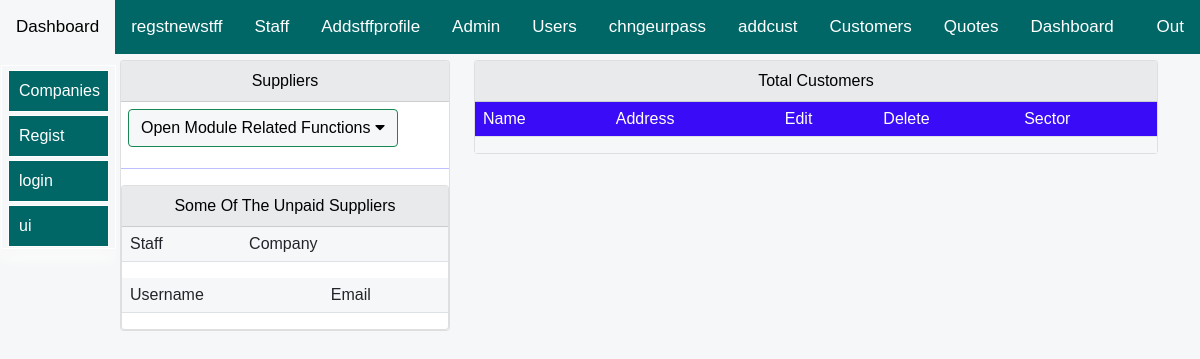
The page /allifmaal-erp/subscriptions/Employees/Staff/List/company-of-sub1-sadi-21c3512b1969/ (signed in) on the database as committed earlier.
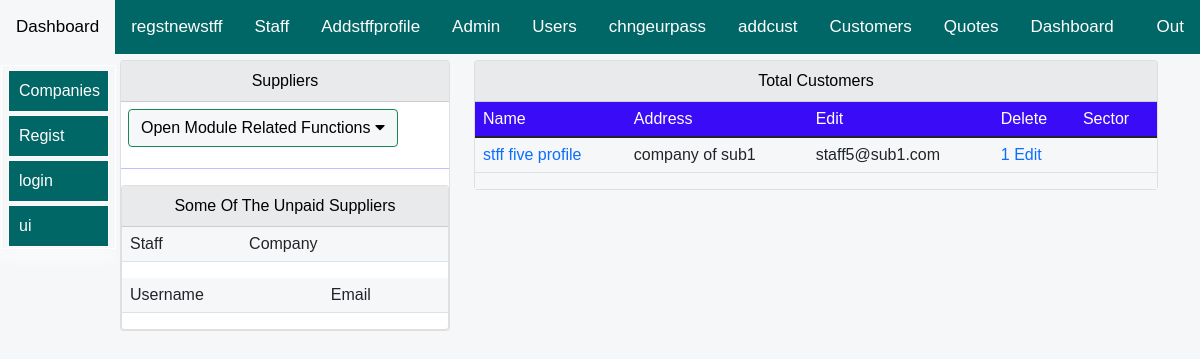
The same page on the database as committed later.
### allifapp/models.py (models this page shows, shortened)
class EmployeesModel(models.Model):
    rights= [
		('admin', 'admin'),
		('staff', 'staff'),
        ('owner', 'owner'),
        ('guest', 'guest'),
        ('manager', 'manager'),
        ('director', 'director'),
	]
    staffNo = models.IntegerField(default='0',blank=False,null=False,unique=True)
    firstName = models.CharField(max_length=50,blank=False,null=True)
    lastName = models.CharField(max_length=50,blank=False,null=True)
    middleName = models.CharField(max_length=50,blank=True,null=True)
    gender = models.CharField(max_length=25, blank=True, null=True,choices=gender)
    department = models.CharField(max_length=50,blank=True,null=True)
    title = models.CharField(max_length=50,blank=True,null=True)
    education = models.CharField(max_length=50,blank=True,null=True)
    comment = models.CharField(max_length=50,blank=True,null=True)
    dateJoined =  models.DateTimeField(auto_now_add=True,blank=True,null=True)
    salary=models.DecimalField(max_digits=10,blank=False,null=True,decimal_places=1,default=0)
    total_salary_paid=models.DecimalField(max_digits=10,blank=True,null=True,decimal_places=1,default=0)
    salary_payable=models.DecimalField(max_digits=10,blank=False,null=True,decimal_places=1,default=0)
    salary_balance=models.DecimalField(max_digits=10,blank=False,null=True,decimal_places=1,default=0)
    username= models.OneToOneField(User, on_delete=models.CASCADE)
    uniqueId = models.CharField(null=True, blank=True, max_length=100)
    sysperms= models.CharField(choices=rights, blank=True, null=True,max_length=30,default="staff")
    company= models.ForeignKey(CompanyDetailsModel,related_name="emplcomprlnmefsa",on_delete=models.SET_NULL,null=True,blank=True)
    stffslug = models.SlugField(max_length=500, unique=True, blank=True, null=True)

class CompanyDetailsModel(models.Model):# this is the company
    company=models.CharField(max_length=50,blank=True,null=True)
    address=models.CharField(max_length=50,blank=True,null=True)
    uniqueId = models.CharField(null=True, blank=True, max_length=100)
    slug = models.SlugField(max_length=500, unique=True, blank=True, null=True)
    pobox=models.CharField(max_length=50,blank=True,null=True)
    email=models.EmailField(max_length=50,blank=True,null=True)
    website=models.CharField(max_length=50,blank=True,null=True)
    phone1=models.CharField(max_length=50,blank=True,null=True)
    city=models.CharField(max_length=50,blank=True,null=True)
    country=models.CharField(max_length=50,blank=True,null=True)
    phone2=models.CharField(max_length=50,blank=True,null=True)
    logo=models.ImageField(blank=True,null=True)
    owner= models.OneToOneField(User, on_delete=models.PROTECT,blank=True,null=True)
    sector= models.ForeignKey(SectorsModel,related_name="secrlmcomp",on_delete=models.PROTECT,null=True,blank=False)
    def __str__(self):
        return str(self.company)

### allifmaalusersapp/models.py (models this page shows, shortened)
class User(AbstractUser):# this is for creating new user... the fields are below and those from parent class
    user_level= [
    ('admin','admin'),
    ('staff', 'staff'),
    ('guest', 'guest'),
    ]
    USERNAME_FIELD = 'email'
    username = models.CharField(max_length=255, null=True,blank=True)
    email = models.EmailField(('email address'), unique=True) # changes email to unique and blank to false
    first_name= models.CharField(max_length=255, null=True,blank=False)
    last_name= models.CharField(max_length=255, null=True,blank=False)
    REQUIRED_FIELDS = ['username','first_name','last_name'] # removes email from REQUIRED_FIELDS
    user_category= models.CharField(choices=user_level, default='guest', max_length=100,null=True,blank=True)
    customuserslug= models.SlugField(max_length=500, unique=True, blank=True, null=True)
    randomfield=models.CharField(max_length=255, null=True,blank=True)
    secret_unique_id= models.CharField(null=True, blank=True, max_length=100)
    customurlslug= models.SlugField(max_length=500, unique=True, blank=True, null=True)
    url_unique_id= models.CharField(null=True, blank=True, max_length=100)
    usercompany= models.CharField(max_length=500, blank=True, null=True)
    def __str__(self):
        return self.email

### allifapp/views.py (the view, shortened to what this page needs)
# urls.py: path('Employees/Staff/List/<slug:allifslug>/', views.companyEmployees, name="companyEmployees"),
def companyEmployees(request,allifslug,*allifargs,**allifkwargs):
    try:
        if request.user.is_authenticated:
            user_var=request.user
            sysowner=CompanyDetailsModel.objects.filter(owner=user_var).first()
            emplye=EmployeesModel.objects.filter(username=user_var).first()
            if sysowner!=None:# if true, it means that company exists and logged user is owner
                employees=EmployeesModel.objects.filter(company=sysowner)
                context={
                "employees":employees,
                }
                return render(request,'allifapp/hrm/employees.html',context)
            else:
                return redirect('allifapp:decisionPoint',logged_user=user_var)
        else:
            return login_required(login_url='login:loginpage')
    except Exception as ex:
        error_context={'error_message': ex,}
        return render(request,'allifapp/error/error.html',error_context)

### allifapp/templates/allifapp/hrm/employees.html (shortened to what this page needs)
{% extends 'allifapp/bases/subsbase.html'%}
{% load static %}
{% load crispy_forms_tags %}
   {% block body %}
<div class="container">
    <div class="row mt-12" >
        <div class="col-md-4">
            <div class="card">
                <div id="allif-section-headers" class="card-header ">
                    Suppliers
                </div>
 <div class="allif-clikable-dropdown">
    <button onclick="openOnClickFunction()" id="allif-link-buttons" class="allifmaal-dropbtn btn btn-success mybuttonlinks">
      Open Module Related Functions
      <i class="fa fa-caret-down"></i>
    </button>
    </div>
    <hr>
        <div>
            <div class="col-md-12">
                <div class="card">
                    <div id="allif-section-headers" class="card-header">
                       Some Of The Unpaid Suppliers
                    </div>
                    <div class="col-md-12">
    <table class="table table-layout">
        <thead>
          <tr>
            <td scope="col">Staff</td>
            <td scope="col">Company</td>
          </tr>
        </thead>
            </table>
            <table class="table table-layout">
                <thead>
                  <tr>
                    <td scope="col">Username</td>
                    <td scope="col">Email</td>
                  </tr>
                </thead>
                    </table>
                            </div>
                        </div></div>
                    </div>
            </div>
        </div>
    <div class="col-md-8">
        <div class="card">
            <div id="allif-section-headers" class="card-header">
                Total Customers <strong>{{total_suppliers}}</strong>
            </div>
            <div class="col-md-12">
        <div class="AllifTableFixedHeader Allifmaal-scroll-table">
            <table class="table table-layout">
            <thead>
            <tr class="allif-table-header-row">
            <td>Name</td>
            <td>Address</td>
            <td>Edit</td>
            <td>Delete</td>
            <td>Sector</td>
            </tr>
        </thead>
        <tbody>
          {% for record in employees %}
          <tr>
              <td>
               <a href="">
                {{record.firstName}} </a></td>
                <td>
                    {{record.company}}</td>
                <td>{{record.username}}</td>
                <td>
                  <a href="">{{record.id}}
                    Edit
                  </a>
                </td>
                <td>
                </td>
          </tr>
          {% endfor %}
        </tbody>
        </table>
        </div>
            </div>
        </div></div>
    </div>
</div>
   {% endblock %}

Rows that differ between the two databases and show on the page:
added EmployeesModel: firstName "stff five profile", company "company of sub1", username "staff5@sub1.com", id "1"
